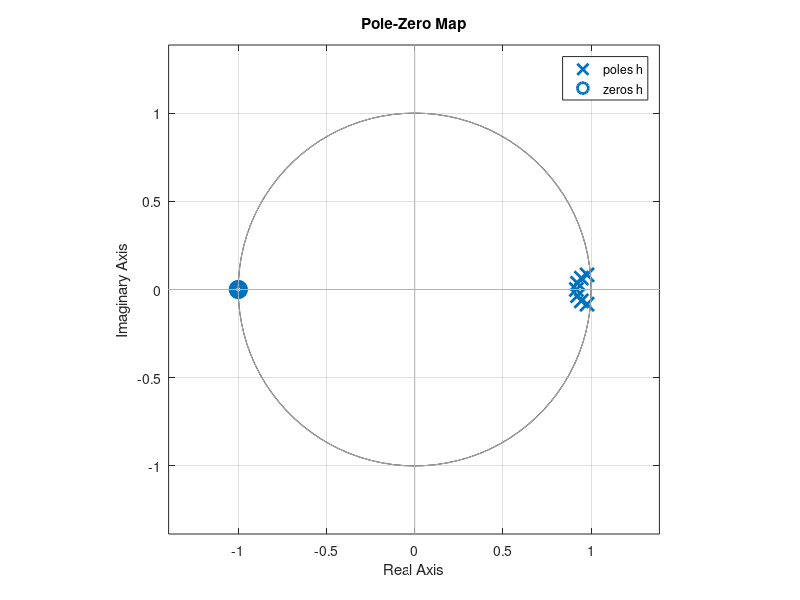

MATLAB code for this plot: (Note: this script raises an error after producing the figure.)
clc
a = 1+mod(257,3);

%problem-1
fs = 720;
f_edge = 10/(fs/2); 
f_stopband = 20/(fs/2);
f = linspace(0,50,100);

[n,Wn] = buttord(f_edge,f_stopband,a,40)

[b,a] = butter(n,Wn,"low")
figure;
h = tf(b,a,(1/fs))
zplane(b,a);
pzmap(h);


figure;
[mag,ph] = bode(h,2*pi*f);
plot(f,db(squeeze(mag)))
title("Butterworth Filter");
xlabel("Frequency");
ylabel("Magnitude (in dB)")

figure;
stepz(b,a)
hold on
impz(b,a)
hold off
title("Step vs Impluse Signal")
legend("Step Signal","Impulse Signal");

%%

%problem-2

data = importdata("C:\Users\Srinath\Documents\NITK\SEM 5\EE386\Experiment-6\Experiment-6\ECG_Data.txt");
f_data = filter(b,a,data)
fs = 720;
t = (0:(length(data)-1))/fs;
figure;
plot(t,data)
hold on
plot(t,f_data)
hold off
title("ECG Data")
legend("Original ECG Data","Filtered ECG Data")
xlabel("Frequency")
ylabel("Amplitude")

%%
%problem-3

clc

[y Fs] = audioread("C:\Users\Srinath\Documents\NITK\SEM 5\EE386\Experiment-5\Experiment-5\instru3.wav");

m = abs(fft(y));
F = (0:length(m)-1)*Fs/length(m);
figure;
plot(F,m)
title('Instrument - 3')
xlabel("Frequency");
ylabel("Amplitude");
fft1 = fft(x);
l1 = length(fft1);
mag1 = abs(fft1);
freq = (0:(l1-1))*(Fs/l1);
[~,peak] = max(mag1);
fund_f = freq(peak)

window_length = 100; 
overlap = 10;       
window_length_2 = 150;

l = fund_f-50;
h = fund_f+50;
[A,B,C,D] = butter(8,[l h]/(Fs/2),"bandpass");
d1 = designfilt("bandpassiir",FilterOrder=8,HalfPowerFrequency1=l,HalfPowerFrequency2=h,SampleRate=Fs);
sos = ss2sos(A,B,C,D);
fvt = fvtool(sos);
legend(fvt,"butter")

filtered_audio = filtfilt(d1,x);
audiowrite('filtered_audio.wav', filtered_audio, Fs);
sound(filtered_audio, Fs);

figure;
spectrogram(x, hamming(window_length), overlap);
axis xy
title('Spectrogram of Instrument-3');

figure;
[y1 Fs] = audioread("filtered_audio.wav");
spectrogram(y1, hamming(window_length), overlap);
axis xy
title('Filtered Output of Instrument-3');


%%

%problem-4

clc

fs= 720;
Wpb = 10/(fs/2);
Wsb = 20/(fs/2);
[nb,Wnb] = buttord(Wpb,Wsb,2,40);
[b_b,a_b]=butter(n,Wnb);
sys_b=tf(b_b,a_b,1/Fs);

Wpc = 10/(fs/2);
Wsc = 20/(fs/2);
[nc,Wpc] = cheb1ord(Wpc,Wsc,2,40)
[b,a]=cheby1(n,2,Wpc);
% tra
sys=tf(b,a,1/Fs);

subplot(2,1,1)
zplane(b,a)
title("Chebyshev")
subplot(2,1,2)
zplane(b_b,a_b)
title("Butterworth")

figure;
F = linspace(0,50,100);
[mag,phase] = bode(sys,2*pi*F);
plot(F,db(squeeze(mag)))
title("Chebyshev Filter")
legend("Bode plot (Chebyshev)")
xlabel("Frequency")
ylabel("Magnitude (dB)")
hold on
[mag_b,phase_b] = bode(sys_b,2*pi*F);
plot(F,db(squeeze(mag_b)))
legend("Bode plot (Chebyshev)","Bode plot (Butterworth)")
hold off

figure;
impz(b,a);
hold on
impz(b_b,a_b);
legend("Impulse Response (Chebyshev)","Impulse (Butterworth)")
title('Impulse Response');
hold off
figure;
stepz(b,a);
hold on
legend("Step (Chebyshev)")
stepz(b_b,a_b);
legend("Step Response (Chebyshev)","Step Response (Butterworth)")
title('Step Response');
hold off


